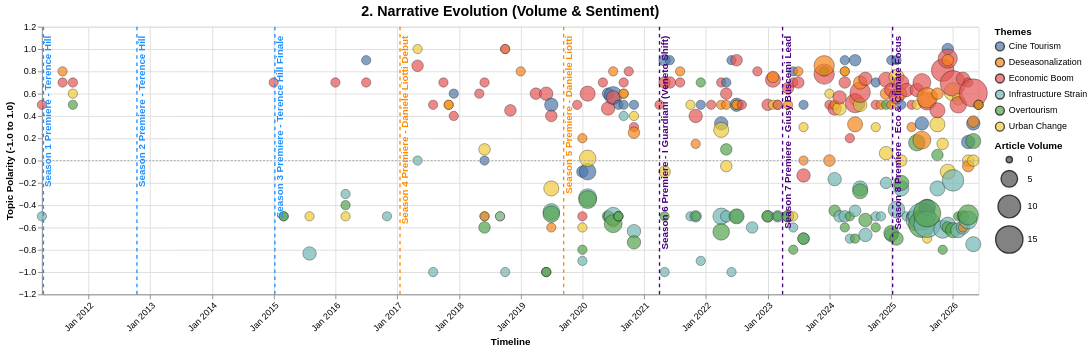

Specify this chart in Vega-Lite:
### Vega-Lite specification from a JSON file in a GitHub repository (floating-point values rounded to 4 significant figures; data arrays with more than 128 entries replaced by an {"elided": "..."} marker saying what was removed)
{"config": {"view": {"continuousWidth": 300, "continuousHeight": 300}}, "layer": [{"data": {"name": "data-c57ad2fe4020a43fff5b78e569f6bc28"}, "mark": {"type": "circle", "opacity": 0.7, "stroke": "black", "strokeWidth": 0.5}, "encoding": {"color": {"field": "Narrative_Topic", "legend": {"orient": "right", "title": "Themes"}, "scale": {"scheme": "tableau10"}, "type": "nominal"}, "size": {"field": "Mention_Count", "legend": {"orient": "right"}, "scale": {"range": [50, 1000]}, "title": "Article Volume", "type": "quantitative"}, "tooltip": [{"field": "Date", "type": "temporal"}, {"field": "Narrative_Topic", "type": "nominal"}, {"field": "Topic_Sentiment", "format": ".2f", "type": "quantitative"}, {"field": "Mention_Count", "type": "quantitative"}, {"field": "Evidence_Quotes", "type": "nominal"}], "x": {"axis": {"format": "%b %Y", "labelAngle": -45}, "field": "Date", "title": "Timeline", "type": "temporal"}, "y": {"field": "Topic_Sentiment", "scale": {"domain": [-1.1, 1.1]}, "title": "Topic Polarity (-1.0 to 1.0)", "type": "quantitative"}}, "name": "view_cdd94d8876356bbc_0"}, {"data": {"name": "data-a0a55d106695e8d630baff0f16eee66d"}, "mark": {"type": "rule", "color": "#A9A9A9", "strokeDash": [2, 2]}, "encoding": {"y": {"field": "y", "type": "quantitative"}}}, {"data": {"name": "data-cb21967e2dac776f09fc5592df03dd86"}, "mark": {"type": "rule", "size": 1.5, "strokeDash": [4, 4]}, "encoding": {"color": {"field": "Color", "scale": null, "type": "nominal"}, "x": {"field": "Date", "type": "temporal"}}}, {"data": {"name": "data-cb21967e2dac776f09fc5592df03dd86"}, "mark": {"type": "text", "align": "right", "angle": 270, "baseline": "top", "dx": 5, "fontSize": 11, "fontWeight": "bold"}, "encoding": {"color": {"field": "Color", "scale": null, "type": "nominal"}, "text": {"field": "Event", "type": "nominal"}, "x": {"field": "Date", "type": "temporal"}, "y": {"value": 15}}}], "height": 300, "title": {"text": "2. Narrative Evolution (Volume & Sentiment)", "fontSize": 16}, "width": 1050, "$schema": "https://vega.github.io/schema/vega-lite/v6.4.1.json", "datasets": {"data-c57ad2fe4020a43fff5b78e569f6bc28": {"elided": "295 records"}, "data-a0a55d106695e8d630baff0f16eee66d": [{"y": 0}], "data-cb21967e2dac776f09fc5592df03dd86": [{"Date": "2011-04-10T00:00:00", "Event": "Season 1 Premiere - Terence Hill", "Color": "#1E90FF"}, {"Date": "2012-10-14T00:00:00", "Event": "Season 2 Premiere - Terence Hill", "Color": "#1E90FF"}, {"Date": "2015-01-08T00:00:00", "Event": "Season 3 Premiere - Terence Hill Finale", "Color": "#1E90FF"}, {"Date": "2017-01-17T00:00:00", "Event": "Season 4 Premiere - Daniele Liotti Debut", "Color": "#FF8C00"}, {"Date": "2019-09-12T00:00:00", "Event": "Season 5 Premiere - Daniele Liotti", "Color": "#FF8C00"}, {"Date": "2021-04-01T00:00:00", "Event": "Season 6 Premiere - I Guardiani (Veneto Shift)", "Color": "#4B0082"}, {"Date": "2023-03-30T00:00:00", "Event": "Season 7 Premiere - Giusy Buscemi Lead", "Color": "#4B0082"}, {"Date": "2025-01-09T00:00:00", "Event": "Season 8 Premiere - Eco & Climate Focus", "Color": "#4B0082"}]}}
